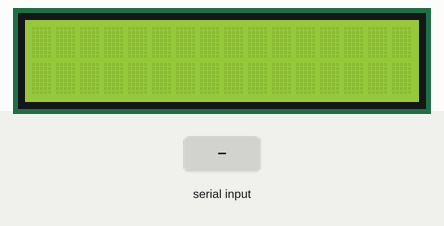
This program was run on a simulated Arduino Uno, built with avr-gcc and run on an emulated ATmega328P. On the bench: 16×2 character LCD. The test bench sets the inputs (shaded band). What the program prints to the serial monitor is not drawn.

Above: at 1.2 s.
1.3 s: "A_low" received over Serial
At 2.8 s:
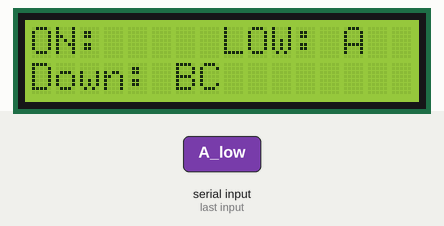
3.8 s: "A_down" received over Serial
At 5.9 s:
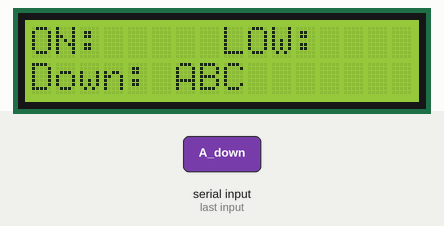
6.3 s: "A_on" received over Serial
At 7.8 s:
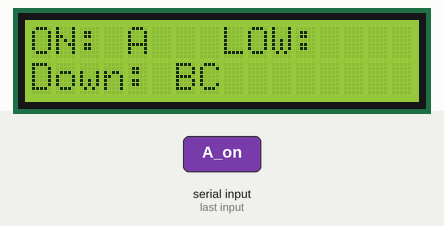
8.8 s: "B_low" received over Serial
At 10.9 s:
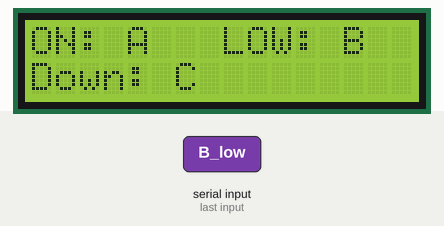
11.3 s: "B_on" received over Serial
At 12.8 s:
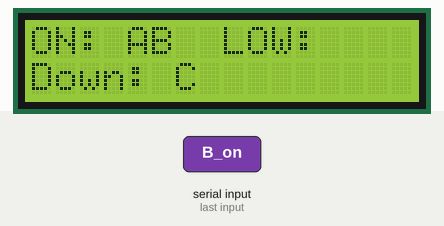
13.8 s: "C_low" received over Serial
At 15.9 s:
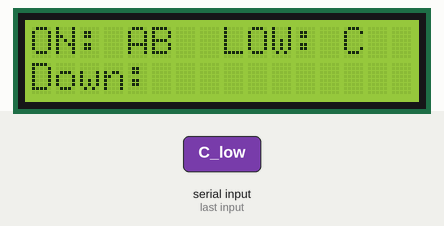
Timing chart, 0 to 17.3 s (numbered marks = the images above; inputs shaded):
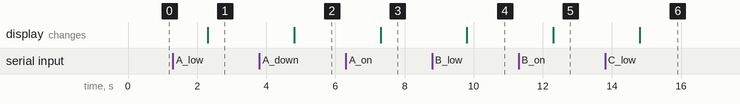

Measured:
- after the input at 1.3 s, the display: changes after 1.0 s (image 1)
- after the input at 3.8 s, the display: changes after 1.0 s (image 2)
- after the input at 6.3 s, the display: changes after 1.0 s (image 3)
- after the input at 8.8 s, the display: changes after 1.0 s (image 4)
- after the input at 11.3 s, the display: changes after 1.0 s (image 5)
- after the input at 13.8 s, the display: changes after 1.0 s (image 6)

The program:

main.cpp
```cpp
#include <Arduino.h>
#include <LiquidCrystal.h>
int status[] = {0,0,0};
String incommingString;
String result_on  = "";
String result_off = "";
String result_low = "";
const int rs = 12, en = 11, d4 = 5, d5 = 4, d6 = 3, d7 = 2;
LiquidCrystal lcd(rs, en, d4, d5, d6, d7);

void checkStatus(String s){
  if(s == "A_low"){
    status[0] = 1;
  } else if(s == "A_down"){
    status[0] = 0;
  } else if(s == "A_on"){
    status[0] = 2;
  } else if (s == "B_low"){
    status[1] = 1;
  } else if( s =="B_down"){
    status[1] = 0;
  } else if(s == "B_on"){
    status[1] = 2;
  }else if (s == "C_low"){
    status[2] = 1;
  } else if( s =="C_down"){
    status[2] = 0;
  } else if(s == "C_on"){
    status[2] = 2;
  }
}

void lcdResult(){
  result_on  = "";
  result_off = "";
  result_low = "";
  for (int i = 0; i < 3; i++){
    if(status[i] == 2 && i == 0){
      result_on = result_on + "A";
    } else if(status[i] == 1 && i == 0){
      result_low = result_low + "A";
    } else if(status[i] == 0 && i == 0){
      result_off = result_off + "A";
    } else if(status[i] == 2 && i == 1){
      result_on = result_on + "B";
    } else if(status[i] == 1 && i == 1){
      result_low = result_low + "B";
    } else if(status[i] == 0 && i == 1){
      result_off = result_off + "B";
    } else if(status[i] == 2 && i == 2){
      result_on = result_on + "C";
    } else if(status[i] == 1 && i == 2){
      result_low = result_low + "C";
    } else if(status[i] == 0 && i == 2){
      result_off = result_off + "C";
    }
  }
}
void printLcd(){
  lcd.clear();
  lcd.setCursor(0,0);
  lcd.print("ON: ");
  lcd.print(result_on);
  lcd.setCursor(8,0);
  lcd.print("LOW: ");
  lcd.print(result_low);
  lcd.setCursor(0,1);
  lcd.print("Down: ");
  lcd.print(result_off);
}
void setup() {
  Serial.begin(115200);
  lcd.begin(16, 2);

}
void loop() {
  if(Serial.available()){
    incommingString = Serial.readString();
    int firstComma = incommingString.indexOf(",");
    int secondComma = incommingString.indexOf(",", firstComma + 1);
    int thirdComma = incommingString.indexOf(",", secondComma + 1);
    String result = incommingString.substring(secondComma + 1, thirdComma);
    Serial.println(result);
    checkStatus(result);
    lcdResult();
    printLcd();
    }
}
```
